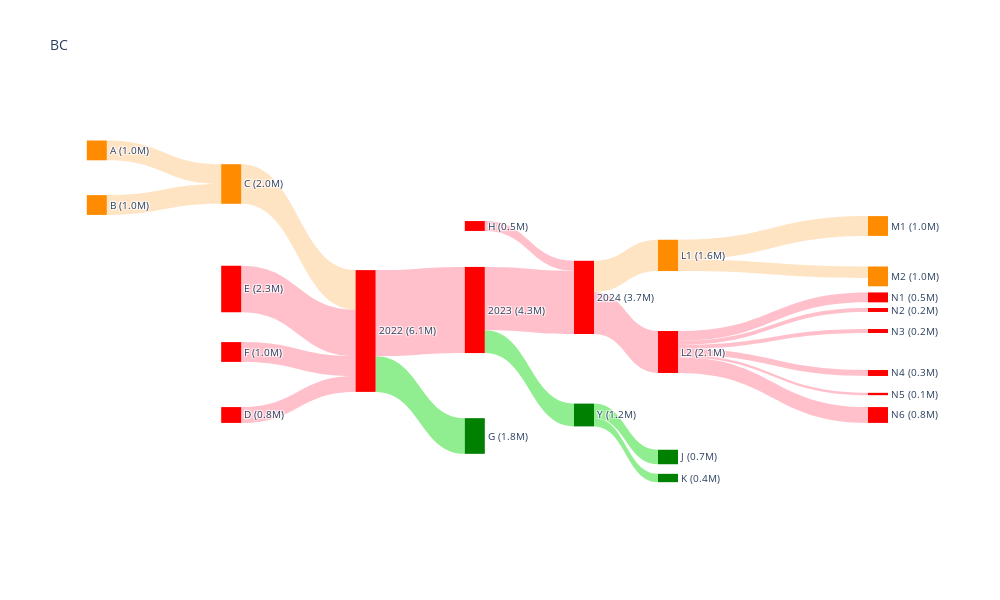

The code cell stored with this chart in its notebook:
### Code cell
import pandas as pd
import plotly.graph_objects as go
import numpy as np
import matplotlib.colors as mcolors

#crea la función DibujaSandKey a la que se le pasa como parametro el nombre de la pestaña del archivo excel y el titulo del grafico
def DibujaSankey(sheet, titulo):
    
    # Preparar datos para el gráfico Sankey
    def format_value(value):
        return f"{value / 1000:.1f}M"
    
    # Leer datos desde el archivo Excel 

    # Ruta del archivo Excel
    file_path = "C:\\Users\\701267061\\Downloads\\EjSandkeydata.xlsx"

    df = pd.read_excel(file_path, sheet_name=sheet, dtype={'x': float, 'y': float}, usecols="A:G")
    
    #crear un dataframe dfEnd con las lineas con destino "END", ASi fijamos coordenadas y colores a Nodos finales
    dfEnd = df.loc[df['target'] == "END"]
    #eliminar del DataFrame original las lineas con destino "END"
    df = df.loc[df['target'] != "END"]

    sources = []
    targets = []
    values = []
    link_colors = []
    node_colors = {}
    node_positions = {}
    
    # Ordenar los nodos únicos según el orden en el DataFrame
    unique_nodes = pd.concat([df['source'], df['target']]).drop_duplicates().tolist()

    for index, row in df.iterrows():
        source = row['source']
        target = row['target']
        value = row['value']
        color = row['color']
        link_color = row['link_color']
        x = row['x']
        y = row['y']
        source_index = unique_nodes.index(source)
        target_index = unique_nodes.index(target)

        sources.append(source_index)
        targets.append(target_index)
        values.append(value)
        link_colors.append(link_color)
        node_colors[source] = color
    
        if not np.isnan(x) and not np.isnan(y):
            node_positions[source] = (x, y)
            
    # para los Nodos que estan en dfEnd, iguala la node_position["Nodo"] a las X e Y del dataframe dfEnd y
    # el node_colors["Nodo"] al color del dataframe dfEnd
    for index, row in dfEnd.iterrows():
        source = row['source']
        x = row['x']
        y = row['y']
        color = row['color']
        if not np.isnan(x) and not np.isnan(y):
            node_positions[source] = (x, y)
        if not pd.isnull(color):
            node_colors[source] = color
            
    node_colors_list = [node_colors.get(node, 'red') for node in unique_nodes]

    # Calcular la suma de valores para cada nodo tanto para los nodos de origen como para los nodos finales
    node_values = {node: sum(df.loc[df['source'] == node, 'value']) for node in unique_nodes}
    for node in unique_nodes:
        if node not in df['source'].tolist():
            node_values[node] += sum(df.loc[df['target'] == node, 'value'])
    
    # Crear gráfico Sankey
    fig = go.Figure(data=[go.Sankey(
        node=dict(
            pad=50,
            thickness=20,
            line=dict(color="black", width=0),
            label=[f"{node} ({format_value(node_values[node])})" for node in unique_nodes],
            color=node_colors_list,
            x=[node_positions[node][0] if node in node_positions else None for node in unique_nodes],
            y=[node_positions[node][1] if node in node_positions else None for node in unique_nodes],

        ),

        link=dict(
            source=sources,
            target=targets,
            value=values,
            color=link_colors
        )
    )])
    # Agregar líneas de cuadrícula horizontales
    # fig.add_trace(go.Scatter(
    #     x=[0, 1],
    #     y=[0, 1],
    #     mode='markers',
    #     marker=dict(opacity=0, size=0),
    #     showlegend=False,
    #     hoverinfo='none'
    # ))
    
    fig.update_layout(title_text=titulo, font_size=10, width=1000, height=600)
    fig.show()

#llama al la funcion DibujaSankey con un par de pestañas con los datos preparados

DibujaSankey ("HojaFake", "BC")

### Figure 1 — Plotly figure (JSON) as saved in the notebook; plotly's stock layout.template omitted (floating-point values rounded to 4 significant figures)
{"data": [{"link": {"color": ["bisque", "bisque", "bisque", "pink", "pink", "pink", "lightgreen", "pink", "pink", "lightgreen", "pink", "lightgreen", "lightgreen", "bisque", "pink", "bisque", "bisque", "pink", "pink", "pink", "pink", "pink", "pink", "white"], "source": [0, 1, 2, 3, 4, 5, 6, 6, 7, 8, 8, 9, 9, 10, 10, 11, 11, 12, 12, 12, 12, 12, 12, 13], "target": [2, 2, 6, 6, 6, 6, 14, 8, 10, 9, 10, 15, 16, 11, 12, 17, 13, 18, 19, 20, 21, 22, 23, 24], "value": [1000, 1000, 2000, 800, 2349, 1000, 1800, 4349, 500, 1151, 3198, 731, 420, 1580, 2118, 1000, 580, 500, 200, 200, 300, 118, 800, 1000]}, "node": {"color": ["darkorange", "darkorange", "darkorange", "red", "red", "red", "red", "red", "red", "green", "red", "darkorange", "red", "darkorange", "green", "green", "green", "darkorange", "red", "red", "red", "red", "red", "red", "white"], "label": ["A (1.0M)", "B (1.0M)", "C (2.0M)", "D (0.8M)", "E (2.3M)", "F (1.0M)", "2022 (6.1M)", "H (0.5M)", "2023 (4.3M)", "Y (1.2M)", "2024 (3.7M)", "L1 (1.6M)", "L2 (2.1M)", "M2 (1.0M)", "G (1.8M)", "J (0.7M)", "K (0.4M)", "M1 (1.0M)", "N1 (0.5M)", "N2 (0.2M)", "N3 (0.2M)", "N4 (0.3M)", "N5 (0.1M)", "N6 (0.8M)", "  (1.0M)"], "line": {"color": "black", "width": 0}, "pad": 50, "thickness": 20, "x": [0.02, 0.02, 0.18, 0.18, 0.18, 0.18, 0.34, 0.47, 0.47, 0.6, 0.6, 0.7, 0.7, 0.95, 0.47, 0.7, 0.7, 0.95, 0.95, 0.95, 0.95, 0.95, 0.95, 0.95, 4], "y": [0.12, 0.25, 0.2, 0.75, 0.45, 0.6, 0.55, 0.3, 0.5, 0.75, 0.47, 0.37, 0.6, 0.42, 0.8, 0.85, 0.9, 0.3, 0.47, 0.5, 0.55, 0.65, 0.7, 0.75, 4]}, "type": "sankey"}], "layout": {"font": {"size": 10}, "height": 600, "title": {"text": "BC"}, "width": 1000}}
